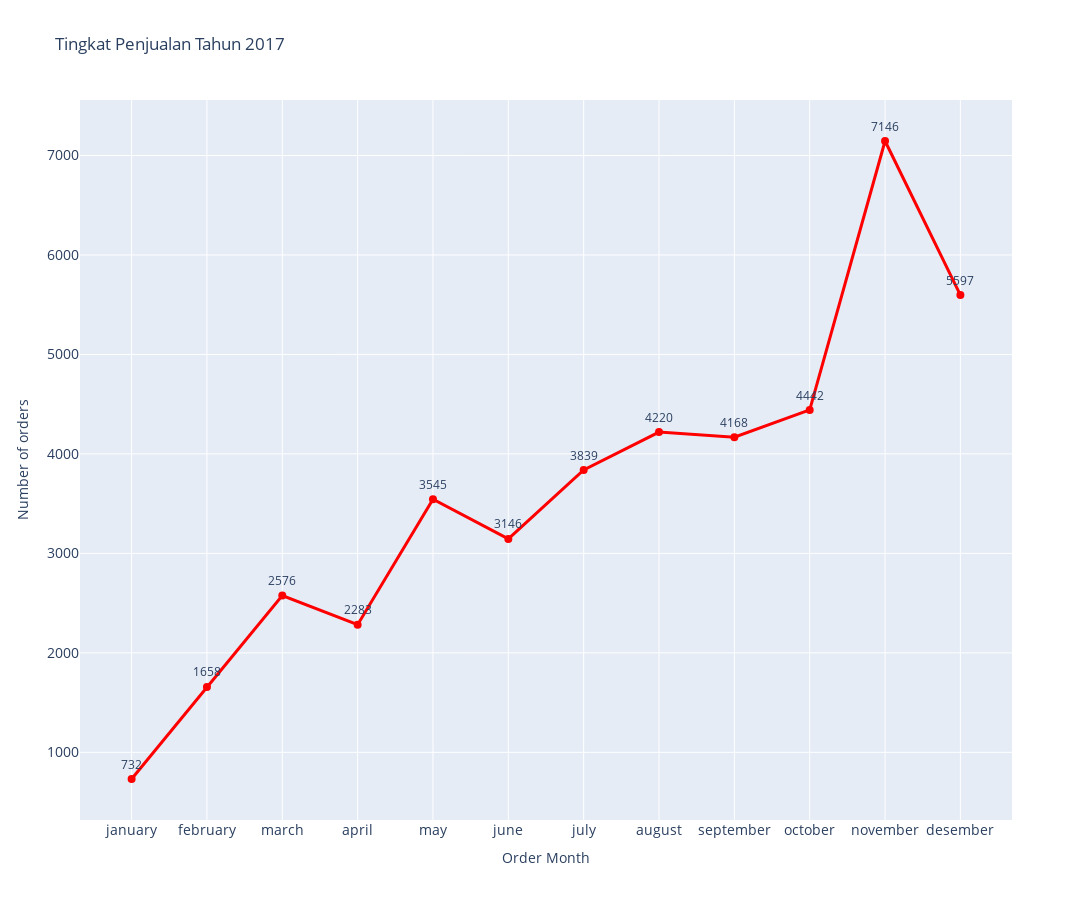

Notebook code for this chart:
### Markdown cell above
Tingkat penjualan di tahun 2016 tidak dapat diamati dengan baik dikarenakan ketidaklengkapan data yang ada. Yaitu hanya terdapat 1 transaksi pada bulan Desember 2016.

### Code cell
df_tingkat_penjualan_2017 = all_df[all_df.order_year == 2017]

tingkat_penjualan_2017 = df_tingkat_penjualan_2017.groupby(by='order_month').agg({
    "order_id": "nunique",
    "order_month_name" : pd.Series.mode,
    "payment_value" : "sum"
}).sort_values(by="order_month").reset_index()

fig = go.Figure()

fig.add_trace(go.Scatter(
    x=tingkat_penjualan_2017["order_month_name"],
    y=tingkat_penjualan_2017["order_id"],
    mode='lines+markers',
    marker=dict(
        color='red',
        size=8,
    ),
    line=dict(
        width=3,
    ),
))

for x, y in zip(tingkat_penjualan_2017["order_month_name"], tingkat_penjualan_2017["order_id"]):
    fig.add_annotation(
        x=x,
        y=y+150,
        text=str(y),
        font=dict(
            size=12,
        ),
        showarrow=False,
        textangle=0,
    )

fig.update_layout(
    title="Tingkat Penjualan Tahun 2017",
    xaxis=dict(
        title="Order Month",
        titlefont=dict(
            size=14,
        ),
        tickfont=dict(
            size=14,
        ),
    ),
    yaxis=dict(
        title="Number of orders",
        titlefont=dict(
            size=14,
        ),
        tickfont=dict(
            size=14,
        ),
    ),
    width=1200,
    height=900,
)

fig.show()

### Figure 1 — Plotly figure (JSON) as saved in the notebook; plotly's stock layout.template omitted (floating-point values rounded to 4 significant figures)
{"data": [{"line": {"width": 3}, "marker": {"color": "red", "size": 8}, "mode": "lines+markers", "type": "scatter", "x": ["january", "february", "march", "april", "may", "june", "july", "august", "september", "october", "november", "desember"], "y": [732, 1658, 2576, 2283, 3545, 3146, 3839, 4220, 4168, 4442, 7146, 5597]}], "layout": {"annotations": [{"font": {"size": 12}, "showarrow": false, "text": "732", "textangle": 0, "x": "january", "y": 882}, {"font": {"size": 12}, "showarrow": false, "text": "1658", "textangle": 0, "x": "february", "y": 1808}, {"font": {"size": 12}, "showarrow": false, "text": "2576", "textangle": 0, "x": "march", "y": 2726}, {"font": {"size": 12}, "showarrow": false, "text": "2283", "textangle": 0, "x": "april", "y": 2433}, {"font": {"size": 12}, "showarrow": false, "text": "3545", "textangle": 0, "x": "may", "y": 3695}, {"font": {"size": 12}, "showarrow": false, "text": "3146", "textangle": 0, "x": "june", "y": 3296}, {"font": {"size": 12}, "showarrow": false, "text": "3839", "textangle": 0, "x": "july", "y": 3989}, {"font": {"size": 12}, "showarrow": false, "text": "4220", "textangle": 0, "x": "august", "y": 4370}, {"font": {"size": 12}, "showarrow": false, "text": "4168", "textangle": 0, "x": "september", "y": 4318}, {"font": {"size": 12}, "showarrow": false, "text": "4442", "textangle": 0, "x": "october", "y": 4592}, {"font": {"size": 12}, "showarrow": false, "text": "7146", "textangle": 0, "x": "november", "y": 7296}, {"font": {"size": 12}, "showarrow": false, "text": "5597", "textangle": 0, "x": "desember", "y": 5747}], "height": 900, "title": {"text": "Tingkat Penjualan Tahun 2017"}, "width": 1200, "xaxis": {"tickfont": {"size": 14}, "title": {"font": {"size": 14}, "text": "Order Month"}}, "yaxis": {"tickfont": {"size": 14}, "title": {"font": {"size": 14}, "text": "Number of orders"}}}}
